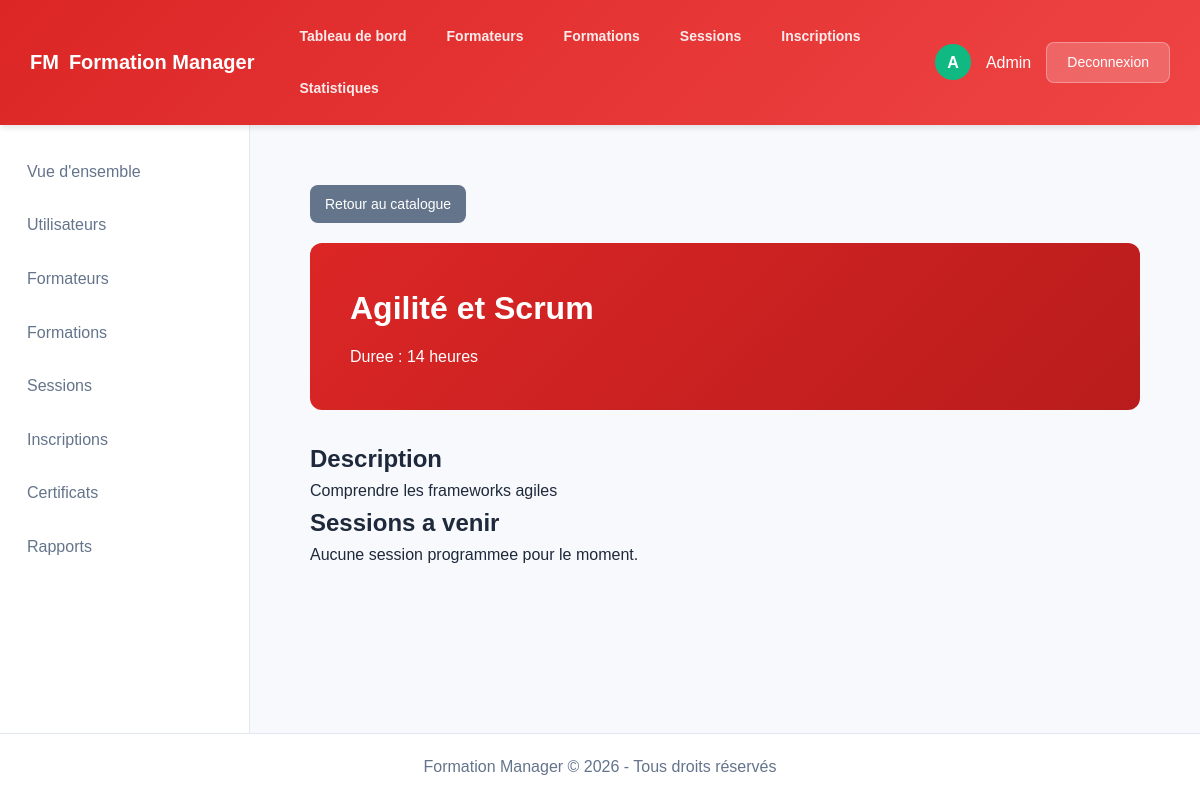
/formation_details.php?id=7 (signed in), run on the app's committed database.
### tables this page shows
create table if not exists formations (
    id int auto_increment primary key,
    nom varchar(255) not null,
    duree int not null,
    description text
);

### formation_details.php (the view, shortened to what this page needs)
<?php
include 'connexion.php';
$id = (int) $_GET['id'];
$query = "SELECT * FROM formations WHERE id = $id";
$result = mysqli_query($connexion, $query);
$formation = mysqli_fetch_assoc($result);
$query_sessions = "SELECT s.*, f.nom as formateur_nom
                   FROM sessions s
                   JOIN formateurs f ON s.formateur_id = f.id
                   WHERE s.formation_id = $id AND s.date_debut >= CURDATE()
                   ORDER BY s.date_debut ASC";
$sessions = mysqli_query($connexion, $query_sessions);
?>
<!DOCTYPE html>
<html lang="fr">
<head>
    <link rel="stylesheet" href="style.css">
</head>
<body>
    <?php include 'header.php'; ?>
    <div class="main-content">
        <a href="catalogue_formations.php" class="btn-back">Retour au catalogue</a>
        <div class="formation-hero">
            <h1 class="formation-title">
                <?php echo htmlspecialchars($formation['nom']); ?>
            </h1>
            <div class="formation-meta">
                <div class="meta-item">
                    Duree :
                    <?php echo $formation['duree']; ?> heures
                </div>
            </div>
        </div>
        <div class="info-section">
            <h2>Description</h2>
            <p>
                <?php echo nl2br(htmlspecialchars($formation['description'])); ?>
            </p>
        </div>
        <div class="info-section">
            <h2>Sessions a venir</h2>
            <?php if (mysqli_num_rows($sessions) > 0): ?>
                <?php while ($session = mysqli_fetch_assoc($sessions)): ?>
                    <div class="session-card">
                        <div class="session-header">
                            <div class="session-dates">
                                Du
                                <?php echo date('d/m/Y', strtotime($session['date_debut'])); ?>
                                au
                                <?php echo date('d/m/Y', strtotime($session['date_fin'])); ?>
                            </div>
                            <span class="session-status status-disponible">Disponible</span>
                        </div>
                        <div class="session-info">
                            <div class="info-item">
                                Formateur :
                                <?php echo htmlspecialchars($session['formateur_nom']); ?>
                            </div>
                        </div>
                        <?php if ($_SESSION['role'] === 'employe'): ?>
                            <a href="mes_inscriptions.php?session=<?php echo $session['id']; ?>" class="btn-inscrire">S'inscrire</a>
                        <?php endif; ?>
                    </div>
                <?php endwhile; ?>
            <?php else: ?>
                <p>Aucune session programmee pour le moment.</p>
            <?php endif; ?>
        </div>
    </div>
    <?php include 'footer.php'; ?>
</body>
</html>

### style.css (style rules this page uses)
:root { --primary: #dc2626; --primary-dark: #b91c1c; --primary-light: #fef2f2; --secondary: #10b981; --secondary-dark: #059669; --text-main: #1e293b; --text-muted: #64748b; --text-light: #ffffff; --bg-body: #f8f9fc; --bg-surface: #ffffff; --bg-sidebar: #2d3748; --border: #e2e8f0; --radius-sm: 4px; --radius-md: 8px; --radius-lg: 12px; --shadow-sm: 0 1px 2px 0 rgb(0 0 0 / 0.05); --shadow-md: 0 4px 6px -1px rgb(0 0 0 / 0.1); --shadow-lg: 0 10px 15px -3px rgb(0 0 0 / 0.1); --font-main: Arial, Helvetica, sans-serif; }
* { margin: 0; padding: 0; box-sizing: border-box; }
body { font-family: var(--font-main); background-color: var(--bg-body); color: var(--text-main); line-height: 1.6; display: flex; flex-direction: column; min-height: 100vh; }
a { text-decoration: none; color: #0b224d; }
.main-content { flex: 1; padding: 30px; overflow-y: auto; }
.formation-hero { background: linear-gradient(135deg, var(--primary) 0%, #b91c1c 100%); color: white; padding: 40px; border-radius: var(--radius-lg); margin-bottom: 30px; }
.formation-hero h1 { font-size: 32px; margin-bottom: 10px; }
.btn-back { display: inline-block; background: #64748b; color: white; padding: 8px 15px; border-radius: var(--radius-md); margin-bottom: 20px; font-size: 14px; }

### data on the page
formations: nom "Agilité et Scrum", duree "14", description "Comprendre les frameworks agiles"

### other printed values
substr($_SESSION['nom'] ?? 'U', 0, 1) "A"
$_SESSION['nom'] "Admin"
